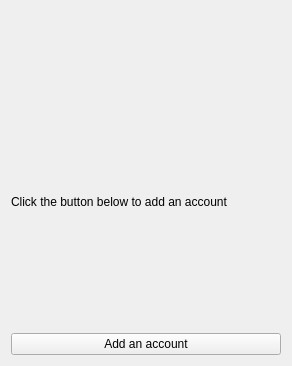
<?xml version="1.0" encoding="UTF-8"?>
<ui version="4.0">
 <class>AccountsView</class>
 <widget class="QWidget" name="AccountsView">
  <property name="geometry">
   <rect>
    <x>0</x>
    <y>0</y>
    <width>292</width>
    <height>366</height>
   </rect>
  </property>
  <property name="windowTitle">
   <string>Form</string>
  </property>
  <layout class="QVBoxLayout" name="verticalLayout_2">
   <item>
    <widget class="QWidget" name="mAccountsList" native="true">
     <layout class="QVBoxLayout" name="verticalLayout_3">
      <item>
       <layout class="QVBoxLayout" name="verticalLayout"/>
      </item>
     </layout>
    </widget>
   </item>
   <item>
    <spacer name="verticalSpacer">
     <property name="orientation">
      <enum>Qt::Vertical</enum>
     </property>
     <property name="sizeHint" stdset="0">
      <size>
       <width>20</width>
       <height>40</height>
      </size>
     </property>
    </spacer>
   </item>
   <item>
    <widget class="QLabel" name="mNoAccountHint">
     <property name="minimumSize">
      <size>
       <width>0</width>
       <height>250</height>
      </size>
     </property>
     <property name="text">
      <string>Click the button below to add an account</string>
     </property>
    </widget>
   </item>
   <item>
    <widget class="QPushButton" name="mAddAccountBtn">
     <property name="sizePolicy">
      <sizepolicy hsizetype="Minimum" vsizetype="Minimum">
       <horstretch>0</horstretch>
       <verstretch>0</verstretch>
      </sizepolicy>
     </property>
     <property name="text">
      <string>Add an account</string>
     </property>
    </widget>
   </item>
  </layout>
 </widget>
 <resources/>
 <connections/>
</ui>
